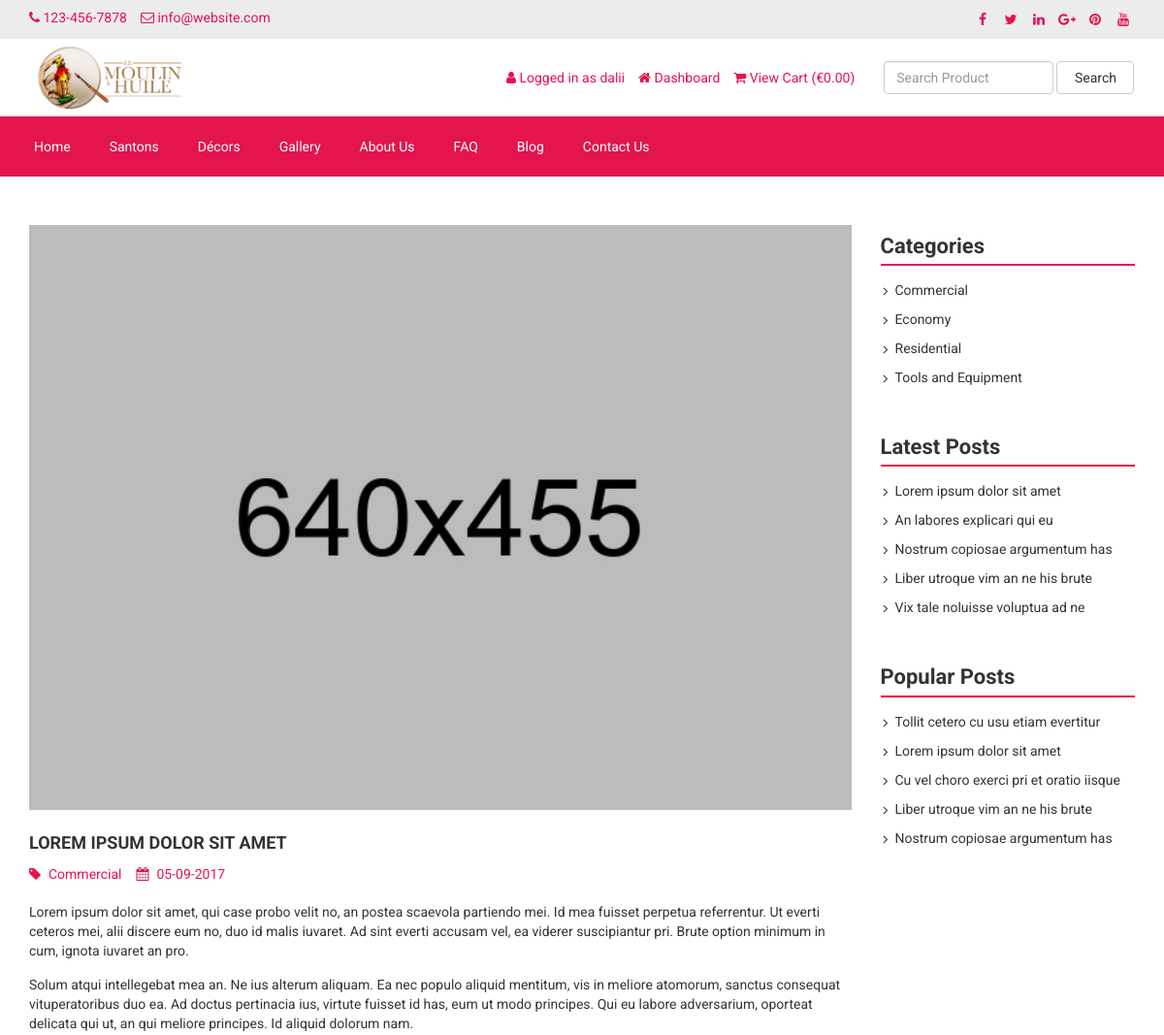
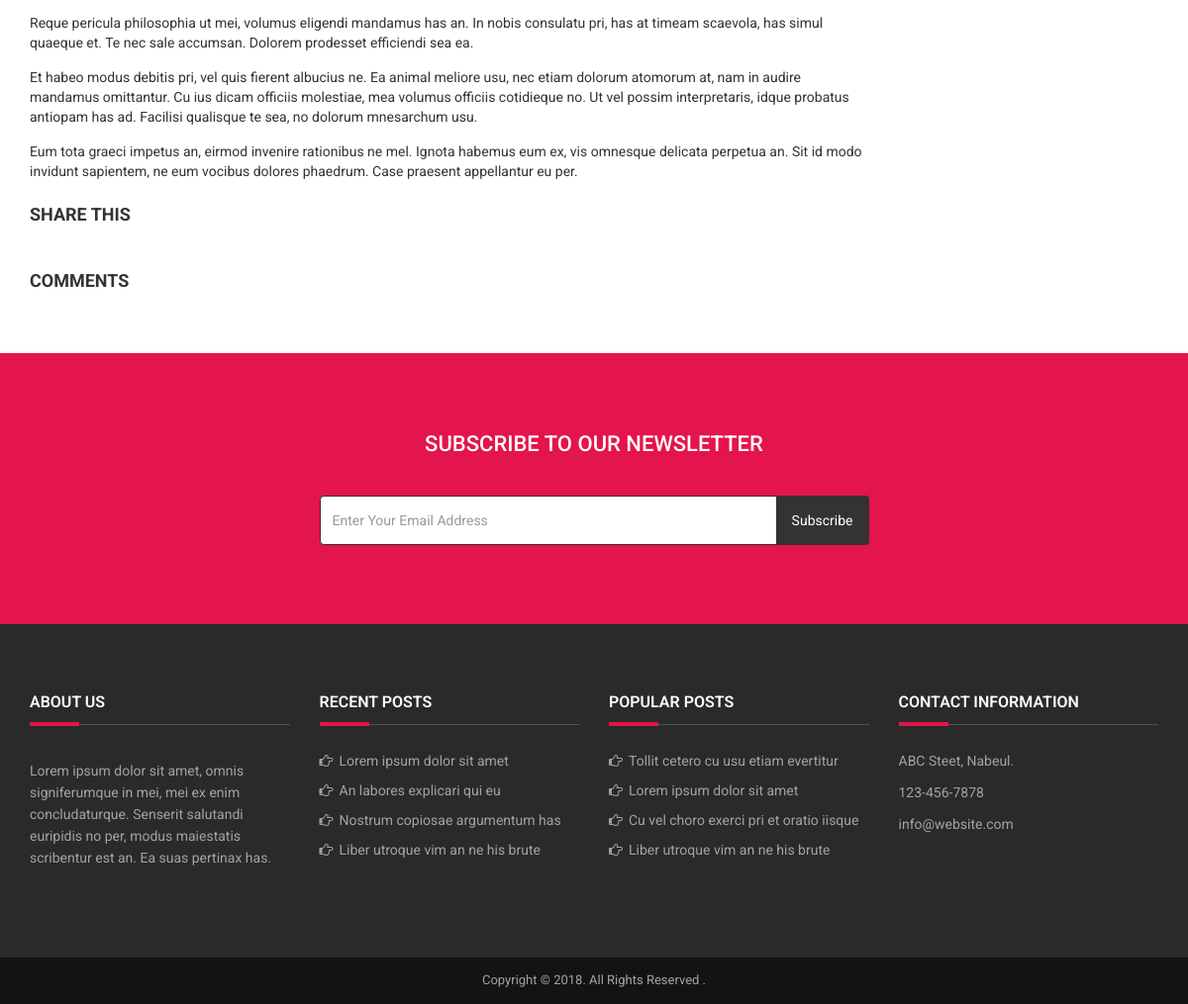
/blog-single.php?slug=lorem-ipsum-dolor-sit-amet (signed in), run on the app's committed database (2 pictures, top to bottom).
### tables this page shows
CREATE TABLE `tbl_settings` (
  `id` int(11) NOT NULL,
  `logo` varchar(255) NOT NULL,
  `favicon` varchar(255) NOT NULL,
  `footer_about` text NOT NULL,
  `footer_copyright` text NOT NULL,
  `contact_address` text NOT NULL,
  `contact_email` varchar(255) NOT NULL,
  `contact_phone` varchar(255) NOT NULL,
  `contact_fax` varchar(255) NOT NULL,
  `contact_map_iframe` text NOT NULL,
  `receive_email` varchar(255) NOT NULL,
  `receive_email_subject` varchar(255) NOT NULL,
  `receive_email_thank_you_message` text NOT NULL,
  `forget_password_message` text NOT NULL,
  `total_recent_post_footer` int(10) NOT NULL,
  `total_popular_post_footer` int(10) NOT NULL,
  `total_recent_post_sidebar` int(11) NOT NULL,
  `total_popular_post_sidebar` int(11) NOT NULL,
  `total_featured_product_home` int(11) NOT NULL,
  `total_latest_product_home` int(11) NOT NULL,
  `total_popular_product_home` int(11) NOT NULL,
  `meta_title_home` text NOT NULL,
  `meta_keyword_home` text NOT NULL,
  `meta_description_home` text NOT NULL,
  `banner_login` varchar(255) NOT NULL,
  `banner_registration` varchar(255) NOT NULL,
  `banner_forget_password` varchar(255) NOT NULL,
  `banner_reset_password` varchar(255) NOT NULL,
  `banner_search` varchar(255) NOT NULL,
  `banner_cart` varchar(255) NOT NULL,
  `banner_checkout` varchar(255) NOT NULL,
  `banner_product_category` varchar(255) NOT NULL,
  `banner_blog` varchar(255) NOT NULL,
  `cta_title` varchar(255) NOT NULL,
  `cta_content` text NOT NULL,
  `cta_read_more_text` varchar(255) NOT NULL,
  `cta_read_more_url` varchar(255) NOT NULL,
  `cta_photo` varchar(255) NOT NULL,
  `featured_product_title` varchar(255) NOT NULL,
  `featured_product_subtitle` varchar(255) NOT NULL,
  `latest_product_title` varchar(255) NOT NULL,
  `latest_product_subtitle` varchar(255) NOT NULL,
  `popular_product_title` varchar(255) NOT NULL,
  `popular_product_subtitle` varchar(255) NOT NULL,
  `testimonial_title` varchar(255) NOT NULL,
  `testimonial_subtitle` varchar(255) NOT NULL,
  `testimonial_photo` varchar(255) NOT NULL,
  `blog_title` varchar(255) NOT NULL,
  `blog_subtitle` varchar(255) NOT NULL,
  `newsletter_text` text NOT NULL,
  `paypal_email` varchar(255) NOT NULL,
  `bank_detail` text NOT NULL,
  `before_head` text NOT NULL,
  `after_body` text NOT NULL,
  `before_body` text NOT NULL,
  `home_service_on_off` int(11) NOT NULL,
  `home_welcome_on_off` int(11) NOT NULL,
  `home_featured_product_on_off` int(11) NOT NULL,
  `home_latest_product_on_off` int(11) NOT NULL,
  `home_popular_product_on_off` int(11) NOT NULL,
  `home_testimonial_on_off` int(11) NOT NULL,
  `home_blog_on_off` int(11) NOT NULL,
  `newsletter_on_off` int(11) NOT NULL,
  `Bitcoin_public_key` text NOT NULL,
  `Bitcoin_private_key` text NOT NULL
);

CREATE TABLE `tbl_social` (
  `social_id` int(11) NOT NULL,
  `social_name` varchar(30) NOT NULL,
  `social_url` varchar(255) NOT NULL,
  `social_icon` varchar(30) NOT NULL
);

CREATE TABLE `tbl_top_category` (
  `tcat_id` int(11) NOT NULL,
  `tcat_name` varchar(255) NOT NULL,
  `show_on_menu` int(1) NOT NULL
);

CREATE TABLE `tbl_page` (
  `id` int(11) NOT NULL,
  `about_title` varchar(255) NOT NULL,
  `about_content` text NOT NULL,
  `about_banner` varchar(255) NOT NULL,
  `about_meta_title` varchar(255) NOT NULL,
  `about_meta_keyword` text NOT NULL,
  `about_meta_description` text NOT NULL,
  `faq_title` varchar(255) NOT NULL,
  `faq_banner` varchar(255) NOT NULL,
  `faq_meta_title` varchar(255) NOT NULL,
  `faq_meta_keyword` text NOT NULL,
  `faq_meta_description` text NOT NULL,
  `blog_title` varchar(255) NOT NULL,
  `blog_banner` varchar(255) NOT NULL,
  `blog_meta_title` varchar(255) NOT NULL,
  `blog_meta_keyword` text NOT NULL,
  `blog_meta_description` text NOT NULL,
  `contact_title` varchar(255) NOT NULL,
  `contact_banner` varchar(255) NOT NULL,
  `contact_meta_title` varchar(255) NOT NULL,
  `contact_meta_keyword` text NOT NULL,
  `contact_meta_description` text NOT NULL,
  `pgallery_title` varchar(255) NOT NULL,
  `pgallery_banner` varchar(255) NOT NULL,
  `pgallery_meta_title` varchar(255) NOT NULL,
  `pgallery_meta_keyword` text NOT NULL,
  `pgallery_meta_description` text NOT NULL,
  `vgallery_title` varchar(255) NOT NULL,
  `vgallery_banner` varchar(255) NOT NULL,
  `vgallery_meta_title` varchar(255) NOT NULL,
  `vgallery_meta_keyword` text NOT NULL,
  `vgallery_meta_description` text NOT NULL
);

CREATE TABLE `tbl_post` (
  `post_id` int(11) NOT NULL,
  `post_title` varchar(255) NOT NULL,
  `post_slug` varchar(255) NOT NULL,
  `post_content` text NOT NULL,
  `post_date` varchar(255) NOT NULL,
  `photo` varchar(255) NOT NULL,
  `category_id` int(11) NOT NULL,
  `total_view` int(11) NOT NULL,
  `meta_title` varchar(255) NOT NULL,
  `meta_keyword` text NOT NULL,
  `meta_description` text NOT NULL
);

CREATE TABLE `tbl_category` (
  `category_id` int(11) NOT NULL,
  `category_name` varchar(255) NOT NULL,
  `category_slug` varchar(255) NOT NULL,
  `meta_title` varchar(255) NOT NULL,
  `meta_keyword` text NOT NULL,
  `meta_description` text NOT NULL
);

### blog-single.php (the view, shortened to what the rows shown need)
<?php require_once('header.php'); ?>
<?php
$statement = $post->GetPostJoinCateg($_REQUEST['slug']);
$result = $statement->fetchAll(PDO::FETCH_ASSOC);
foreach ($result as $row) {
    $post_title = $row['post_title'];
    $post_content = $row['post_content'];
    $photo = $row['photo'];
    $post_date = $row['post_date'];
    $category_name = $row['category_name'];
    $category_slug = $row['category_slug'];
}
?>
<div class="page">
    <div class="container">
        <div class="row">
            <div class="col-md-9">
                <div class="blog">
                    <div class="row">
                        <div class="col-md-12">
                            <div class="post-item">
                                <div class="image-holder image-holder-single">
                                    <img class="img-responsive" src="assets/uploads/<?php echo $photo; ?>" alt="<?php echo $post_title; ?>">
                                </div>
                                <div class="text text-single">
                                    <h3><?php echo $post_title; ?></h3>
                                    <ul class="status">
                                        <li><i class="fa fa-tag"></i><a href="category.php?slug=<?php echo $category_slug; ?>"><?php echo $category_name; ?></a></li>
                                        <li><i class="fa fa-calendar"></i><?php echo $post_date; ?></li>
                                    </ul>
                                    <p>
                                        <?php echo $post_content; ?>
                                    </p>
                                    <h3>Share This</h3>
                                </div>
                            </div>
                        </div>
                    </div>
                </div>
            </div>
            <div class="col-md-3">
                <?php require_once('sidebar.php'); ?>
            </div>
        </div>
    </div>
</div>
<?php require_once('footer.php'); ?>

### header.php (shortened to what the rows shown need)
<?php
include_once("model/Page.php");
$page=new Page();
include_once("model/Settings.php");
$settings= new Settings();
include_once("model/Social.php");
$social= new Social();
include_once("model/Post.php");
$post= new Post();
include_once("model/TopCategory.php");
$topCategory= new TopCategory();
include_once("model/Category.php");
$category= new Category();
include_once("model/Video.php");
$statement = $settings->all();
$result = $statement->fetchAll(PDO::FETCH_ASSOC);
foreach ($result as $row)
{
	$logo = $row['logo'];
	$contact_email = $row['contact_email'];
	$contact_phone = $row['contact_phone'];
}
?>
<!DOCTYPE html>
<html lang="en">
<head>
	<link rel="stylesheet" href="assets/css/bootstrap.min.css">
	<link rel="stylesheet" href="assets/css/font-awesome.min.css">
	<link rel="stylesheet" href="assets/css/owl.carousel.min.css">
	<link rel="stylesheet" href="assets/css/owl.theme.default.min.css">
	<link rel="stylesheet" href="assets/css/jquery.bxslider.min.css">
    <link rel="stylesheet" href="assets/css/magnific-popup.css">
    <link rel="stylesheet" href="assets/css/rating.css">
	<link rel="stylesheet" href="assets/css/spacing.css">
	<link rel="stylesheet" href="assets/css/bootstrap-touch-slider.css">
	<link rel="stylesheet" href="assets/css/animate.min.css">
	<link rel="stylesheet" href="assets/css/tree-menu.css">
	<link rel="stylesheet" href="assets/css/select2.min.css">
	<link rel="stylesheet" href="assets/css/main.css">
	<link rel="stylesheet" href="assets/css/responsive.css">
	<?php
	$statement = $page->all();
	$result = $statement->fetchAll(PDO::FETCH_ASSOC);
	$cur_page = substr($_SERVER["SCRIPT_NAME"],strrpos($_SERVER["SCRIPT_NAME"],"/")+1);
		?>
		<?php
	if($cur_page == 'blog-single.php')
	{
		$statement = $post->GetPostWithSlug($_REQUEST['slug']);
		$result = $statement->fetchAll(PDO::FETCH_ASSOC);
	}
		?>
</head>
<body>
<div class="top">
	<div class="container">
		<div class="row">
			<div class="col-md-6 col-sm-6 col-xs-12">
				<div class="left">
					<ul>
						<li><i class="fa fa-phone"></i> <?php echo $contact_phone; ?></li>
						<li><i class="fa fa-envelope-o"></i> <?php echo $contact_email; ?></li>
					</ul>
				</div>
			</div>
			<div class="col-md-6 col-sm-6 col-xs-12">
				<div class="right">
					<ul>
						<?php
						$statement = $social->all();
						$result = $statement->fetchAll(PDO::FETCH_ASSOC);
						foreach ($result as $row) {
							?>
							<?php if($row['social_url'] != ''): ?>
							<li><a href="<?php echo $row['social_url']; ?>"><i class="<?php echo $row['social_icon']; ?>"></i></a></li>
							<?php endif; ?>
							<?php
						}
						?>
					</ul>
				</div>
			</div>
		</div>
	</div>
</div>
<div class="header">
	<div class="container">
		<div class="row inner">
			<div class="col-md-4 logo">
				<a href="index.php"><img src="assets/uploads/<?php echo $logo; ?>" alt="logo image"></a>
			</div>
		</div>
	</div>
</div>
<div class="nav">
	<div class="container">
		<div class="row">
			<div class="col-md-12 pl_0 pr_0">
				<div class="menu-container">
					<div class="menu">
						<ul>
							<?php
							$statement = $topCategory->all();
							$result = $statement->fetchAll(PDO::FETCH_ASSOC);
							foreach ($result as $row) {
								?>
								<li><a href="product-category.php?id=<?php echo $row['tcat_id']; ?>&type=top-category"><?php echo $row['tcat_name']; ?></a>
								</li>
								<?php
							}
							?>
							<?php
							$statement = $page->all();
							$result = $statement->fetchAll(PDO::FETCH_ASSOC);
							foreach ($result as $row) {
								$about_title = $row['about_title'];
								$faq_title = $row['faq_title'];
								$blog_title = $row['blog_title'];
								$contact_title = $row['contact_title'];
							}
							?>
							<li><a href="about.php"><?php echo $about_title; ?></a></li>
							<li><a href="faq.php"><?php echo $faq_title; ?></a></li>
							<li><a href="blog.php"><?php echo $blog_title; ?></a></li>
							<li><a href="contact.php"><?php echo $contact_title; ?></a></li>
						</ul>
					</div>
				</div>
			</div>
		</div>
	</div>
</div>

### sidebar.php (shortened to what the rows shown need)
<?php
$statement = $settings->all();
$result = $statement->fetchAll(PDO::FETCH_ASSOC);
foreach ($result as $row) {
    $total_recent_post_sidebar = $row['total_recent_post_sidebar'];
    $total_popular_post_sidebar = $row['total_popular_post_sidebar'];
}
?>
<div class="sidebar">
    <div class="widget">
        <ul>
            <?php
            $statement = $category->all();
            $result = $statement->fetchAll(PDO::FETCH_ASSOC);
            foreach ($result as $row) {
                ?>
                <li><a href="category.php?slug=<?php echo $row['category_slug']; ?>"><?php echo $row['category_name']; ?></a></li>
                <?php
            }
            ?>
        </ul>
    </div>
    <div class="widget">
        <ul>
            <?php
            $i = 0;
            $statement = $post->allPost();
            $result = $statement->fetchAll(PDO::FETCH_ASSOC);
            foreach ($result as $row) {
                $i++;
                if($i > $total_recent_post_sidebar) {
                    break;
                }
                ?>
                <li><a href="blog-single.php?slug=<?php echo $row['post_slug']; ?>"><?php echo $row['post_title']; ?></a></li>
                <?php
            }
            ?>
        </ul>
    </div>
    <div class="widget">
        <ul>
            <?php
            $i = 0;
            $statement = $post->allPopular();
            $result = $statement->fetchAll(PDO::FETCH_ASSOC);
            foreach ($result as $row) {
                $i++;
                if($i > $total_popular_post_sidebar) {
                    break;
                }
                ?>
                <li><a href="blog-single.php?slug=<?php echo $row['post_slug']; ?>"><?php echo $row['post_title']; ?></a></li>
                <?php
            }
            ?>
        </ul>
    </div>
</div>

### footer.php (shortened to what the rows shown need)
<?php
$statement =  $settings->all();
$result = $statement->fetchAll(PDO::FETCH_ASSOC);
foreach ($result as $row)
{
	$footer_about = $row['footer_about'];
	$contact_email = $row['contact_email'];
	$contact_phone = $row['contact_phone'];
	$contact_address = $row['contact_address'];
	$footer_copyright = $row['footer_copyright'];
	$total_recent_post_footer = $row['total_recent_post_footer'];
    $total_popular_post_footer = $row['total_popular_post_footer'];
    $newsletter_on_off = $row['newsletter_on_off'];
}
?>
<?php if($newsletter_on_off == 1): ?>
<section class="home-newsletter">
	<div class="container">
		<div class="row">
			<div class="col-md-6 col-md-offset-3">
				<div class="single">
				<form action="" method="post">
					<h2><?php echo LANG_VALUE_93; ?></h2>
				</div>
			</div>
		</div>
	</div>
</section>
<?php endif; ?>
<section class="footer-main">
	<div class="container">
		<div class="row">
			<div class="col-md-3 col-sm-6 footer-col">
				<div class="row">
					<div class="col-md-12">
						<p>
							<?php echo nl2br($footer_about); ?>
						</p>
					</div>
				</div>
			</div>
			<div class="col-md-3 col-sm-6 footer-col">
				<div class="row">
					<div class="col-md-12">
						<ul>
							<?php
				            $i = 0;
				            $statement = $post->allPost();
				            $result = $statement->fetchAll(PDO::FETCH_ASSOC);
				            foreach ($result as $row) {
				                $i++;
				                if($i > $total_recent_post_footer) {
				                    break;
				                }
				                ?>
				                <li><a href="blog-single.php?slug=<?php echo $row['post_slug']; ?>"><?php echo $row['post_title']; ?></a></li>
				                <?php
				            }
           					?>
						</ul>
					</div>
				</div>
			</div>
			<div class="col-md-3 col-sm-6 footer-col">
				<div class="row">
					<div class="col-md-12">
						<ul>
							<?php
				            $i = 0;
				            $statement = $post->allPopular();
				            $result = $statement->fetchAll(PDO::FETCH_ASSOC);
				            foreach ($result as $row) {
				                $i++;
				                if($i > $total_popular_post_footer) {
				                    break;
				                }
				                ?>
				                <li><a href="blog-single.php?slug=<?php echo $row['post_slug']; ?>"><?php echo $row['post_title']; ?></a></li>
				                <?php
				            }
				            ?>
						</ul>
					</div>
				</div>
			</div>
			<div class="col-md-3 col-sm-6 footer-col">
				<div class="contact-item">
					<div class="text"><?php echo nl2br($contact_address); ?></div>
				</div>
				<div class="contact-item">
					<div class="text"><?php echo $contact_phone; ?></div>
				</div>
				<div class="contact-item">
					<div class="text"><?php echo $contact_email; ?></div>
				</div>
			</div>
		</div>
	</div>
</section>
<div class="footer-bottom">
	<div class="container">
		<div class="row">
			<div class="col-md-12 copyright">
				<?php echo $footer_copyright; ?>
			</div>
		</div>
	</div>
</div>
</body>
</html>

### data on the page
tbl_settings: contact_phone "123-456-7878", contact_email "info@website.com", logo (picture), footer_about "Lorem ipsum dolor sit amet, omnis signiferumque in mei, mei ex enim concludaturque. Senserit salutandi euripidis no per, modus maiestatis scribentur est an. Ea suas pertinax has.", contact_address "ABC Steet, Nabeul.", footer_copyright "Copyright © 2018. All Rights Reserved ."
tbl_top_category: tcat_name "Santons"
tbl_top_category: tcat_name "Décors"
tbl_page: about_title "About Us", faq_title "FAQ", blog_title "Blog", contact_title "Contact Us"
tbl_post: photo (picture), post_title "LOREM IPSUM DOLOR SIT AMET", category.category_name "Commercial", post_date "05-09-2017", post_content "Lorem ipsum dolor sit amet, qui case probo velit no, an postea scaevola partiendo mei. Id mea fuisset perpetua referrentur. Ut everti ceteros mei, alii discere eum no, duo id malis iuvaret. Ad sint everti accusam vel, ea viderer suscipiantur pri. Brute option minimum in cum, ignota iuvaret an pro. Solum atqui intellegebat mea an. Ne ius alterum aliquam. Ea nec populo aliquid mentitum, vis in meliore atomorum, sanctus consequat vituperatoribus duo ea. Ad doctus pertinacia ius, virtute fuisset id has, eum ut modo principes. Qui eu labore adversarium, oporteat delicata qui ut, an qui meliore principes. Id aliquid dolorum nam. Reque pericula philosophia ut mei, volumus eligendi mandamus has an.…", post_title "Lorem ipsum dolor sit amet"
tbl_category: category_name "Commercial"
tbl_category: category_name "Economy"
tbl_category: category_name "Residential"
tbl_category: category_name "Tools and Equipment"
tbl_post: post_title "An labores explicari qui eu"
tbl_post: post_title "Nostrum copiosae argumentum has"
tbl_post: post_title "Liber utroque vim an ne his brute"
tbl_post: post_title "Vix tale noluisse voluptua ad ne"
tbl_post: post_title "Tollit cetero cu usu etiam evertitur"
tbl_post: post_title "Cu vel choro exerci pri et oratio iisque"

### other printed values
LANG_VALUE_13 "Logged in as"
$_SESSION['customer']['cust_name'] "dalii"
LANG_VALUE_89 "Dashboard"
LANG_VALUE_19 "View Cart"
LANG_VALUE_1 "€"
LANG_VALUE_3 "Search"
LANG_VALUE_93 "SUBSCRIBE TO OUR NEWSLETTER"
LANG_VALUE_92 "Subscribe"
LANG_VALUE_110 "ABOUT US"
LANG_VALUE_113 "RECENT POSTS"
LANG_VALUE_112 "POPULAR POSTS"
LANG_VALUE_114 "CONTACT INFORMATION"
